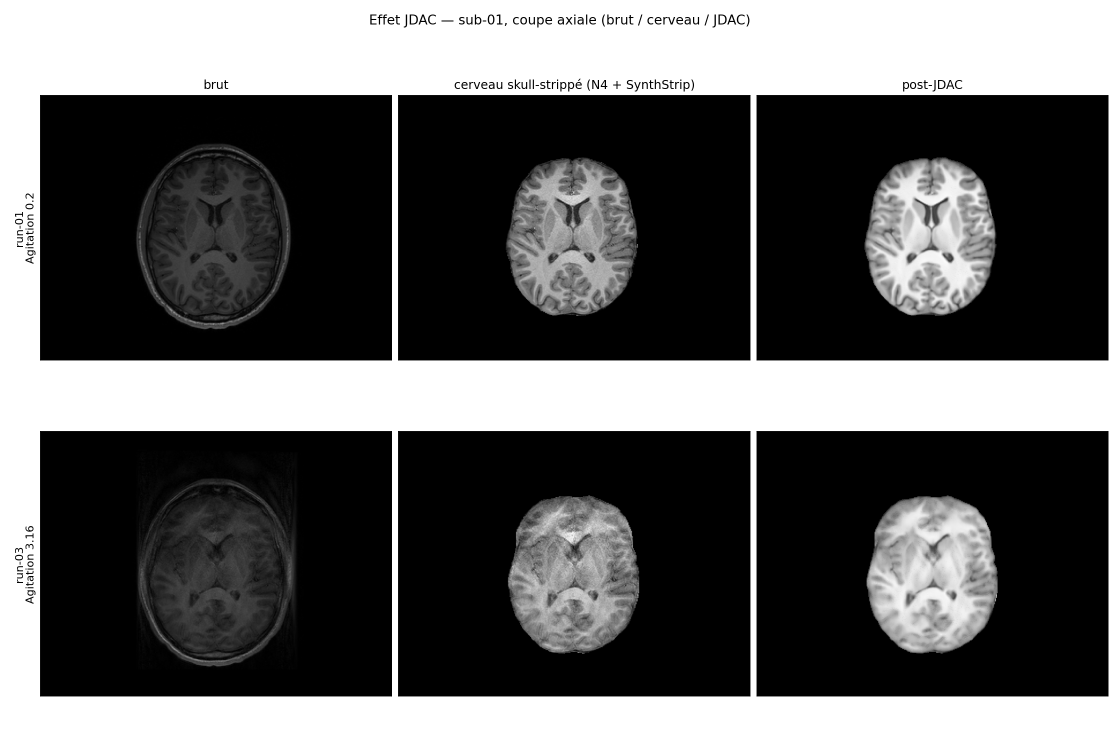
#> input picture results/ds004332/phase3_JDAC/brut_preproc_jdac_sub01.png, 2240 x 1472 px, given in place of 01.png, which was not available (shown at 1/2 size)
$ python montage_jdac_variants.py
#> lines starting #> are read from the running program, lines starting #| are printed output that depends on the picture; pictures that were not available may be replaced by others from this repository, and a replacement may not be noted
#> in main, im is the input picture: PIL image 2240x1472 RGBA; mean R, G, B, A 96.2, 96.2, 96.2, 255
#!/usr/bin/env python3
"""
Montage de la figure B (variantes JDAC) a partir des captures FSLeyes 01..08.

- recadre chaque capture sur le cerveau (retire le noir autour),
- met toutes les vignettes a la meme hauteur,
- assemble une grille 2 lignes x 4 colonnes serree (petit interstice noir),
- ajoute les titres de colonnes et les labels de lignes.

Ordre attendu des captures (dans IN_DIR) :
  01 entree, 02 normal, 03 sans débruitage 4x, 04 anti-artefact 1x   (sub-01 immobile)
  05 entree, 06 normal, 07 sans débruitage 4x, 08 anti-artefact 1x   (sub-19 sévère)

Sortie : OUT (ecrase la figure du meme nom dans le vault).
"""
from pathlib import Path
import numpy as np
from PIL import Image, ImageDraw, ImageFont

IN_DIR = Path.home() / "Pictures/jdac_images"
OUT = Path.home() / "Documents/research-notes/99_Attachements/jdac_variants_rigid.png"

COLS = ["entrée (cerveau rigide)", "JDAC normal", "sans débruitage (4×)", "anti-artefact (1×)"]
ROWS = ["sub-01_run-01\nAgit. 0.20\nimmobile", "sub-19_run-03\nAgit. 3.15\nsévère"]

ROW_H = 460        # hauteur cible des vignettes
GAP = 6            # interstice entre vignettes
TITLE_H = 40       # bandeau titres colonnes
LABEL_W = 168      # colonne gauche pour les labels de lignes
MARGIN = 10
BG = (0, 0, 0)
FG = (235, 235, 235)


def crop_brain(im, thr=12, pad=6):
    """Recadre sur les pixels non noirs."""
#> called with thr = 12, pad = 6
    a = np.asarray(im.convert("L"))
    ys, xs = np.where(a > thr)
    if len(xs) == 0:
        return im
    x0, x1 = xs.min(), xs.max()
#> x0 = 0; x1 = 2239
    y0, y1 = ys.min(), ys.max()
#> y0 = 0; y1 = 1471
    x0 = max(0, x0 - pad); y0 = max(0, y0 - pad)
    x1 = min(im.width, x1 + pad); y1 = min(im.height, y1 + pad)
#> after `x1 = min(im.width, x1 + pad)`: x1 = 2240
#> after `y1 = min(im.height, y1 + pad)`: y1 = 1472
    return im.crop((x0, y0, x1, y1))


def to_height(im, h):
#> called with h = 460
    w = int(round(im.width * h / im.height))
#> w = 700
    return im.resize((w, h), Image.LANCZOS)
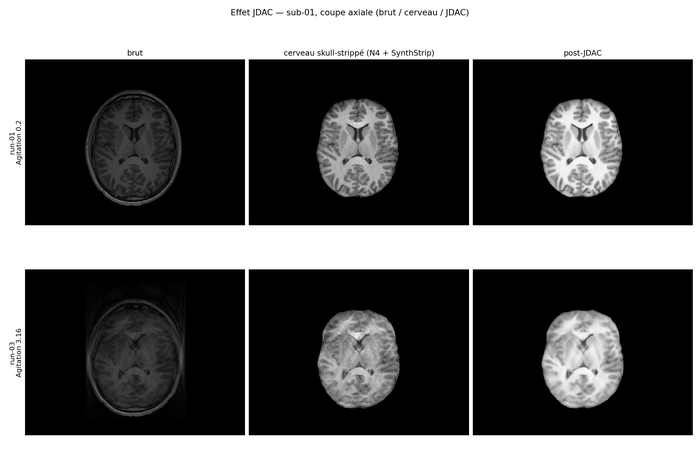
#> returned value: PIL image 700x460 RGBA; mean R, G, B, A 96.1, 96.1, 96.1, 255


def get_font(size):
    for p in ["/usr/share/fonts/truetype/dejavu/DejaVuSans.ttf",
              "/usr/share/fonts/truetype/dejavu/DejaVuSans-Bold.ttf"]:
        if Path(p).exists():
            return ImageFont.truetype(p, size)
    return ImageFont.load_default()


def main():
    # charger, recadrer, normaliser la hauteur
    tiles = []
    for i in range(1, 9):
        im = Image.open(IN_DIR / f"{i:02d}.png")
        tiles.append(to_height(crop_brain(im), ROW_H))
#> pass 2 of the loop in main, `for i in range(1, 9):`:
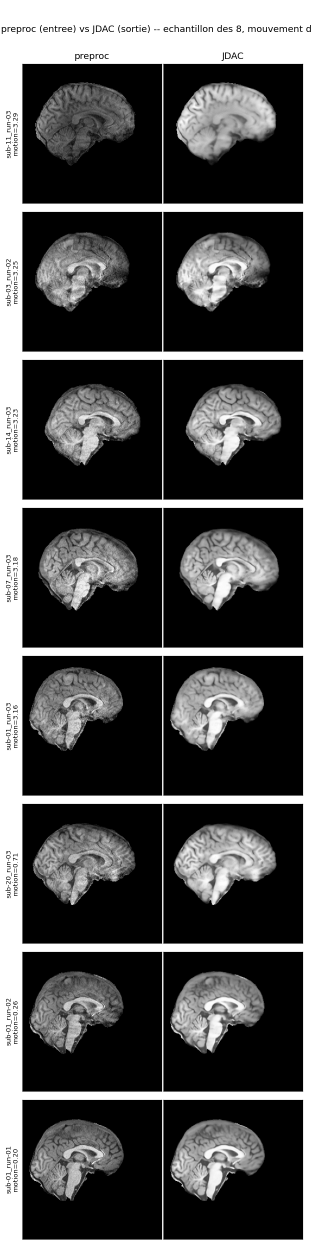
#> input picture results/ds004332/phase3_JDAC/montage_jdac.png, 624 x 2496 px, given in place of 02.png, which was not available (shown at 1/2 size)
#> in main, im is the input picture: PIL image 624x2496 RGBA; mean R, G, B, A 78.9, 78.9, 78.9, 255
#> a: shape (2496, 624)
#> w = 115
#> in to_height (call 2), `return im.resize((w, h), Image.LANCZOS)`:
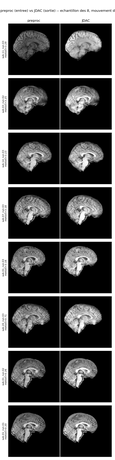
#> returned value: PIL image 115x460 RGBA; mean R, G, B, A 79.3, 79.3, 79.3, 255

    cell_w = max(t.width for t in tiles)          # largeur de cellule commune
    grid_w = LABEL_W + 4 * cell_w + 3 * GAP
    grid_h = TITLE_H + 2 * ROW_H + GAP
    canvas = Image.new("RGB", (grid_w + 2 * MARGIN, grid_h + 2 * MARGIN), BG)
    draw = ImageDraw.Draw(canvas)
    f_title = get_font(22)
    f_label = get_font(18)

    # titres de colonnes
    for c, t in enumerate(COLS):
        cx = MARGIN + LABEL_W + c * (cell_w + GAP) + cell_w // 2
        bb = draw.textbbox((0, 0), t, font=f_title)
        draw.text((cx - (bb[2] - bb[0]) // 2, MARGIN + 6), t, font=f_title, fill=FG)

    # vignettes + labels de lignes
    for r in range(2):
        y = MARGIN + TITLE_H + r * (ROW_H + GAP)
        # label ligne (multi-lignes, centre vertical)
        lab = ROWS[r]
        bb = draw.multiline_textbbox((0, 0), lab, font=f_label, spacing=4)
        draw.multiline_text((MARGIN + 6, y + ROW_H // 2 - (bb[3] - bb[1]) // 2),
                            lab, font=f_label, fill=FG, spacing=4)
        for c in range(4):
            t = tiles[r * 4 + c]
            x = MARGIN + LABEL_W + c * (cell_w + GAP) + (cell_w - t.width) // 2
            canvas.paste(t, (x, y))

    canvas.save(str(OUT))
    print(f"Montage -> {OUT}  ({canvas.width}x{canvas.height})")


if __name__ == "__main__":
#> (the run stopped early here; a loop or call above may not have finished)
